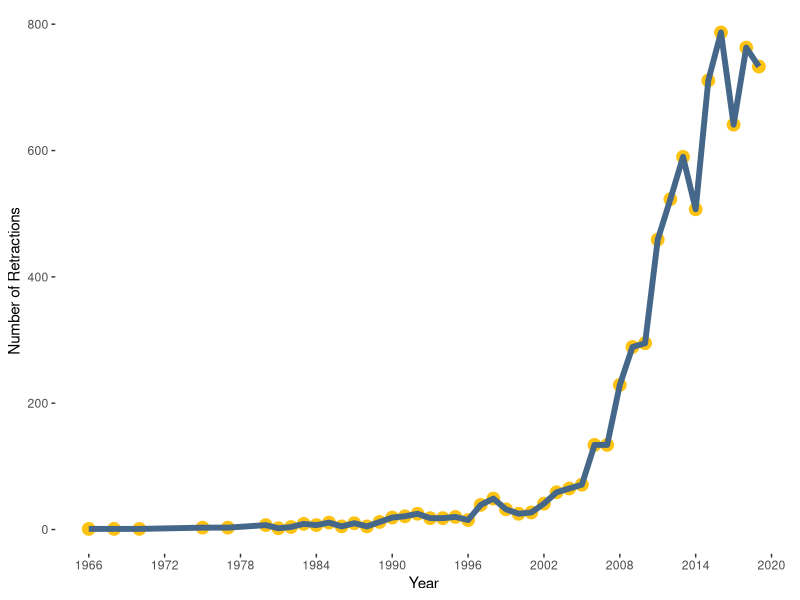

The R script that drew this image:
## ---- chunk 1
library(tidyverse)
data <- read.csv("./Data_Images/timeline.csv")

ggplot(data, aes(x = data$year, y= data$count)) +
  geom_point (color = "#fec210", size = 4) +
  geom_line (color = "#456789", size = 2) +
  xlab("Year") +
  ylab("Number of Retractions") +
  theme(axis.text.x = element_text(angle = 45)) +
  scale_x_continuous(breaks = seq(1966, 2020, by = 6)) +
  theme_bw() +
  theme(panel.grid.major = element_blank(), panel.grid.minor = element_blank()) +
  theme(panel.border = element_blank())
